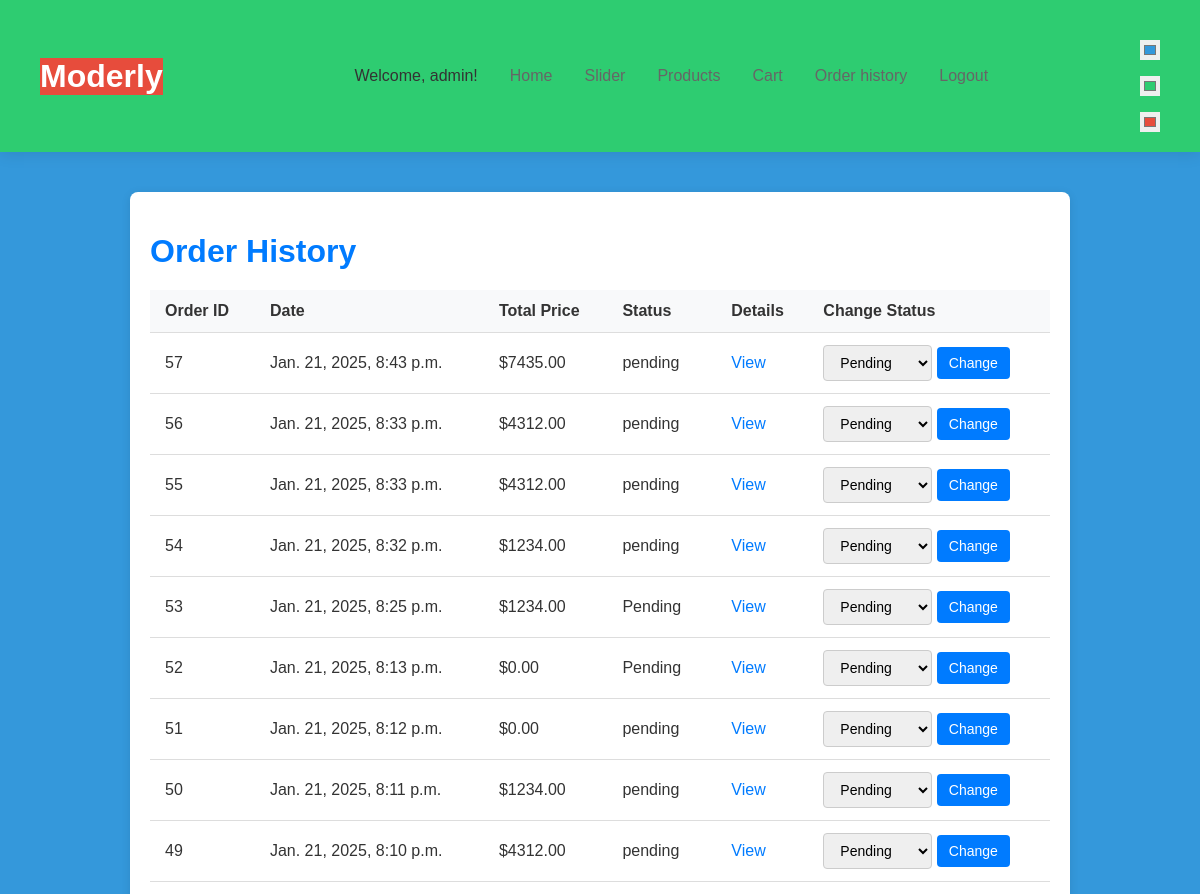
Before: /cart/order_history/ (signed in, upper part) with the older database file.
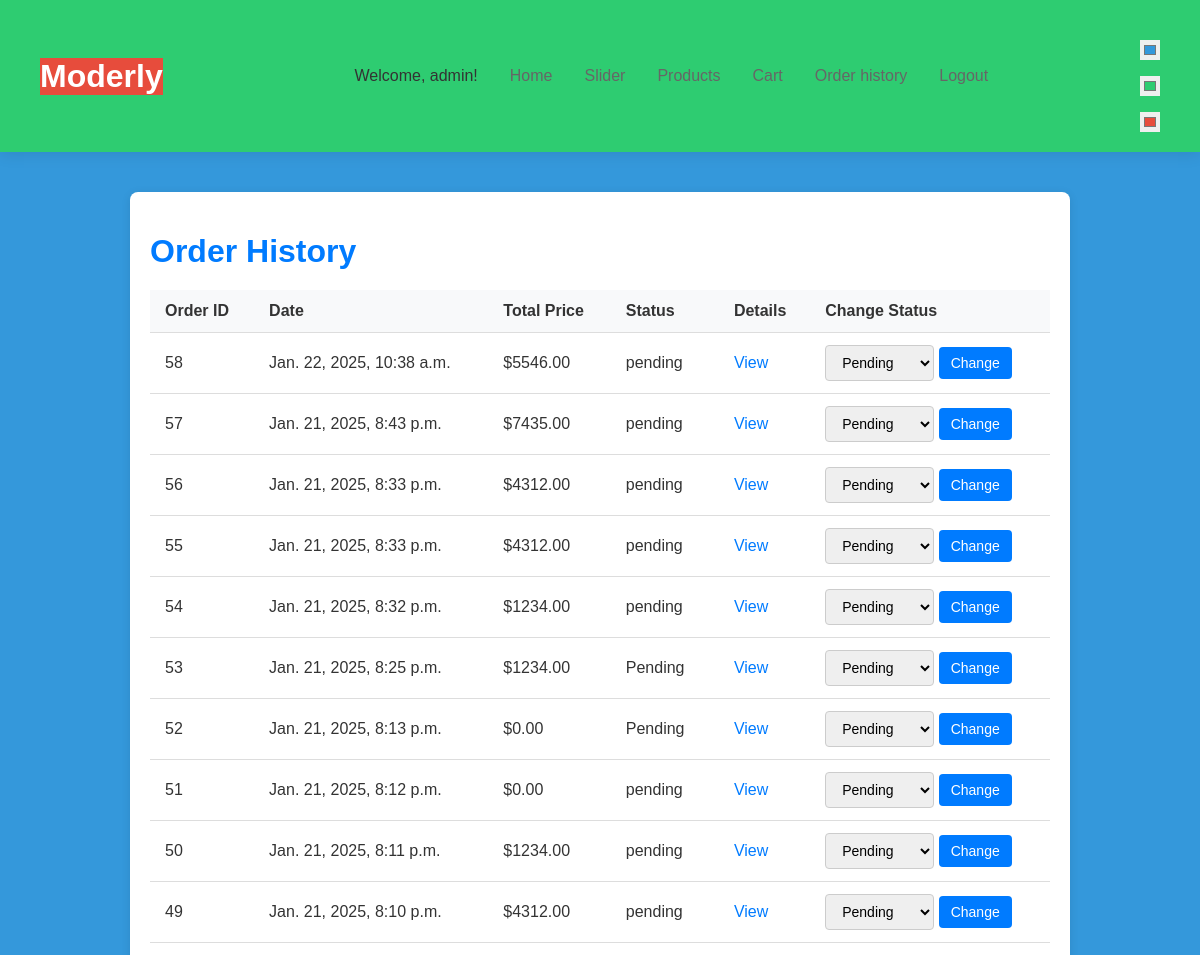
After: the same page with the newer database file.
### cart/models.py (models this page shows, shortened)
class Order(models.Model):
    STATUS_CHOICES = [
        ('pending', 'Pending'),
        ('paid', 'Paid'),
        ('shipped', 'Shipped'),
        ('completed', 'Completed'),
        ('cancelled', 'Cancelled'),
    ]
    payment_method = models.CharField(max_length=20, choices=[('credit_card', 'Credit Card'), ('paypal', 'PayPal')], default='credit_card')
    created_at = models.DateTimeField(auto_now_add=True)
    status = models.CharField(max_length=10, choices=STATUS_CHOICES, default='pending')
    shipping_address = models.TextField()
    total_price = models.DecimalField(max_digits=10, decimal_places=2)
    user = models.ForeignKey(CustomUser, on_delete=models.CASCADE, related_name='orders')

### cart/views.py (the view, shortened to what this page needs)
# urls.py: path('order_history/', views.order_history, name='order_history'),
@login_required
def order_history(request):
    if request.user.is_admin or request.user.is_moderator:
        orders = Order.objects.all().order_by('-created_at')
    else:
        orders = Order.objects.filter(user=request.user).order_by('-created_at')
    return render(request, 'orders/order_history.html', {'orders': orders})

### base/context_processors.py (called while the page is built)
def current_user(request):
    return {
        'current_user': request.user if request.user.is_authenticated else None
    }

### templates/orders/order_history.html (shortened to what this page needs)
<!DOCTYPE html>
<html lang="en">
<head>
</head>
<body>
    {% include 'header.html' %}
    <div class="container">
        <h1>Order History</h1>
        <table>
            <thead>
                <tr>
                    <th>Order ID</th>
                    <th>Date</th>
                    <th>Total Price</th>
                    <th>Status</th>
                    <th>Details</th>
                    {% if user.is_admin or user.is_moderator %}
                    <th>Change Status</th>
                    {% endif %}
                </tr>
            </thead>
            <tbody>
                {% for order in orders %}
                <tr>
                    <td>{{ order.id }}</td>
                    <td>{{ order.created_at }}</td>
                    <td>${{ order.total_price }}</td>
                    <td>{{ order.status }}</td>
                    <td><a href="{% url 'order_status' order.id %}">View</a></td>
                    {% if user.is_admin or user.is_moderator %}
                    <td>
                        <form method="post" action="{% url 'order_history' %}">
                            <select name="status">
                                <option value="Pending" {% if order.status == 'Pending' %}selected{% endif %}>Pending</option>
                            </select>
                            <button type="submit">Change</button>
                        </form>
                    </td>
                    {% endif %}
                </tr>
                {% endfor %}
            </tbody>
        </table>
    </div>
</body>
</html>

Changed rows visible on the page:
added Order: id "58", created_at "Jan. 22, 2025, 10:38 a.m.", total_price "5546.00", status "pending"
